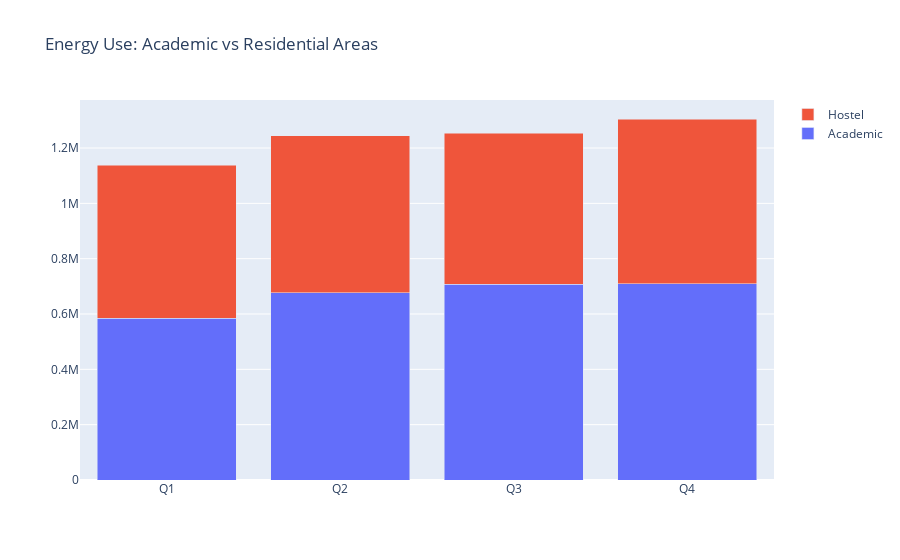

The code cell stored with this chart in its notebook:
### Code cell
import plotly.graph_objects as go

categories = ['Q1','Q2','Q3','Q4']
academic = [585297,676983,707465,709048]
hostel = [552870,567225,545800,595877]

fig = go.Figure(data=[
    go.Bar(name='Academic', x=categories, y=academic),
    go.Bar(name='Hostel', x=categories, y=hostel)
])
fig.update_layout(barmode='stack', title="Energy Use: Academic vs Residential Areas")

### Figure 1 — Plotly figure (JSON) as saved in the notebook; plotly's stock layout.template omitted (floating-point values rounded to 4 significant figures)
{"data": [{"name": "Academic", "type": "bar", "x": ["Q1", "Q2", "Q3", "Q4"], "y": [585297, 676983, 707465, 709048]}, {"name": "Hostel", "type": "bar", "x": ["Q1", "Q2", "Q3", "Q4"], "y": [552870, 567225, 545800, 595877]}], "layout": {"barmode": "stack", "title": {"text": "Energy Use: Academic vs Residential Areas"}}}
